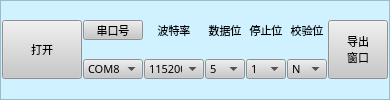
    <widget class="QFrame" name="frame_9">
     <property name="minimumSize">
      <size>
       <width>0</width>
       <height>45</height>
      </size>
     </property>
     <property name="maximumSize">
      <size>
       <width>16777215</width>
       <height>200</height>
      </size>
     </property>
     <property name="font">
      <font>
       <family>新宋体</family>
       <pointsize>8</pointsize>
      </font>
     </property>
     <property name="styleSheet">
      <string notr="true">background-color: rgb(208, 241, 255);</string>
     </property>
     <property name="frameShape">
      <enum>QFrame::StyledPanel</enum>
     </property>
     <property name="frameShadow">
      <enum>QFrame::Sunken</enum>
     </property>
     <layout class="QGridLayout" name="gridLayout_8">
      <property name="leftMargin">
       <number>1</number>
      </property>
      <property name="topMargin">
       <number>1</number>
      </property>
      <property name="rightMargin">
       <number>1</number>
      </property>
      <property name="bottomMargin">
       <number>1</number>
      </property>
      <property name="spacing">
       <number>1</number>
      </property>
      <item row="1" column="6">
       <widget class="QComboBox" name="serial_DataBits">
        <property name="sizePolicy">
         <sizepolicy hsizetype="Fixed" vsizetype="Fixed">
          <horstretch>0</horstretch>
          <verstretch>0</verstretch>
         </sizepolicy>
        </property>
        <property name="minimumSize">
         <size>
          <width>40</width>
          <height>0</height>
         </size>
        </property>
        <property name="maximumSize">
         <size>
          <width>40</width>
          <height>20</height>
         </size>
        </property>
        <property name="font">
         <font>
          <family>新宋体</family>
          <pointsize>8</pointsize>
         </font>
        </property>
        <property name="styleSheet">
         <string notr="true">background-color: rgb(200, 200, 200);</string>
        </property>
        <property name="currentIndex">
         <number>0</number>
        </property>
        <item>
         <property name="text">
          <string>5</string>
         </property>
        </item>
        <item>
         <property name="text">
          <string>6</string>
         </property>
        </item>
        <item>
         <property name="text">
          <string>7</string>
         </property>
        </item>
        <item>
         <property name="text">
          <string>8</string>
         </property>
        </item>
       </widget>
      </item>
      <item row="1" column="3">
       <widget class="QComboBox" name="serial_PortName">
        <property name="sizePolicy">
         <sizepolicy hsizetype="Fixed" vsizetype="Fixed">
          <horstretch>0</horstretch>
          <verstretch>0</verstretch>
         </sizepolicy>
        </property>
        <property name="minimumSize">
         <size>
          <width>60</width>
          <height>0</height>
         </size>
        </property>
        <property name="maximumSize">
         <size>
          <width>60</width>
          <height>20</height>
         </size>
        </property>
        <property name="font">
         <font>
          <family>新宋体</family>
          <pointsize>8</pointsize>
         </font>
        </property>
        <property name="styleSheet">
         <string notr="true">background-color: rgb(200, 200, 200);</string>
        </property>
        <property name="currentIndex">
         <number>0</number>
        </property>
        <item>
         <property name="text">
          <string>COM8</string>
         </property>
        </item>
       </widget>
      </item>
      <item row="0" column="2" rowspan="2">
       <widget class="QPushButton" name="pushButton_open">
        <property name="sizePolicy">
         <sizepolicy hsizetype="Preferred" vsizetype="Preferred">
          <horstretch>0</horstretch>
          <verstretch>0</verstretch>
         </sizepolicy>
        </property>
        <property name="minimumSize">
         <size>
          <width>40</width>
          <height>20</height>
         </size>
        </property>
        <property name="maximumSize">
         <size>
          <width>1000</width>
          <height>100</height>
         </size>
        </property>
        <property name="font">
         <font>
          <family>新宋体</family>
          <pointsize>8</pointsize>
         </font>
        </property>
        <property name="styleSheet">
         <string notr="true">background-color: rgb(200, 200, 200);</string>
        </property>
        <property name="text">
         <string>打开</string>
        </property>
       </widget>
      </item>
      <item row="0" column="6">
       <widget class="QLabel" name="label_10">
        <property name="sizePolicy">
         <sizepolicy hsizetype="Fixed" vsizetype="Preferred">
          <horstretch>0</horstretch>
          <verstretch>0</verstretch>
         </sizepolicy>
        </property>
        <property name="minimumSize">
         <size>
          <width>40</width>
          <height>0</height>
         </size>
        </property>
        <property name="maximumSize">
         <size>
          <width>50</width>
          <height>20</height>
         </size>
        </property>
        <property name="font">
         <font>
          <family>新宋体</family>
          <pointsize>8</pointsize>
         </font>
        </property>
        <property name="layoutDirection">
         <enum>Qt::LeftToRight</enum>
        </property>
        <property name="text">
         <string>数据位</string>
        </property>
        <property name="alignment">
         <set>Qt::AlignCenter</set>
        </property>
       </widget>
      </item>
      <item row="1" column="8">
       <widget class="QComboBox" name="serial_Parity">
        <property name="sizePolicy">
         <sizepolicy hsizetype="Minimum" vsizetype="Fixed">
          <horstretch>0</horstretch>
          <verstretch>0</verstretch>
         </sizepolicy>
        </property>
        <property name="minimumSize">
         <size>
          <width>40</width>
          <height>0</height>
         </size>
        </property>
        <property name="maximumSize">
         <size>
          <width>40</width>
          <height>20</height>
         </size>
        </property>
        <property name="font">
         <font>
          <family>新宋体</family>
          <pointsize>8</pointsize>
         </font>
        </property>
        <property name="styleSheet">
         <string notr="true">background-color: rgb(200, 200, 200);</string>
        </property>
        <item>
         <property name="text">
          <string>N</string>
         </property>
        </item>
        <item>
         <property name="text">
          <string>E</string>
         </property>
        </item>
        <item>
         <property name="text">
          <string>O</string>
         </property>
        </item>
       </widget>
      </item>
      <item row="0" column="3">
       <widget class="QPushButton" name="pushButton_com_num">
        <property name="sizePolicy">
         <sizepolicy hsizetype="Fixed" vsizetype="Fixed">
          <horstretch>0</horstretch>
          <verstretch>0</verstretch>
         </sizepolicy>
        </property>
        <property name="minimumSize">
         <size>
          <width>40</width>
          <height>15</height>
         </size>
        </property>
        <property name="maximumSize">
         <size>
          <width>60</width>
          <height>20</height>
         </size>
        </property>
        <property name="font">
         <font>
          <family>新宋体</family>
          <pointsize>8</pointsize>
         </font>
        </property>
        <property name="layoutDirection">
         <enum>Qt::LeftToRight</enum>
        </property>
        <property name="styleSheet">
         <string notr="true">background-color: rgb(200, 200, 200);</string>
        </property>
        <property name="text">
         <string>串口号</string>
        </property>
        <property name="checkable">
         <bool>false</bool>
        </property>
        <property name="autoRepeat">
         <bool>false</bool>
        </property>
        <property name="autoDefault">
         <bool>false</bool>
        </property>
       </widget>
      </item>
      <item row="1" column="7">
       <widget class="QComboBox" name="serial_StopBits">
        <property name="sizePolicy">
         <sizepolicy hsizetype="Fixed" vsizetype="Fixed">
          <horstretch>0</horstretch>
          <verstretch>0</verstretch>
         </sizepolicy>
        </property>
        <property name="minimumSize">
         <size>
          <width>40</width>
          <height>0</height>
         </size>
        </property>
        <property name="maximumSize">
         <size>
          <width>40</width>
          <height>20</height>
         </size>
        </property>
        <property name="font">
         <font>
          <family>新宋体</family>
          <pointsize>8</pointsize>
         </font>
        </property>
        <property name="styleSheet">
         <string notr="true">background-color: rgb(200, 200, 200);</string>
        </property>
        <item>
         <property name="text">
          <string>1</string>
         </property>
        </item>
        <item>
         <property name="text">
          <string>1.5</string>
         </property>
        </item>
        <item>
         <property name="text">
          <string>2</string>
         </property>
        </item>
       </widget>
      </item>
      <item row="0" column="5">
       <widget class="QLabel" name="label_8">
        <property name="sizePolicy">
         <sizepolicy hsizetype="Fixed" vsizetype="Preferred">
          <horstretch>0</horstretch>
          <verstretch>0</verstretch>
         </sizepolicy>
        </property>
        <property name="minimumSize">
         <size>
          <width>40</width>
          <height>0</height>
         </size>
        </property>
        <property name="maximumSize">
         <size>
          <width>60</width>
          <height>20</height>
         </size>
        </property>
        <property name="font">
         <font>
          <family>新宋体</family>
          <pointsize>8</pointsize>
         </font>
        </property>
        <property name="layoutDirection">
         <enum>Qt::LeftToRight</enum>
        </property>
        <property name="text">
         <string>波特率</string>
        </property>
        <property name="alignment">
         <set>Qt::AlignCenter</set>
        </property>
       </widget>
      </item>
      <item row="1" column="5">
       <widget class="QComboBox" name="serial_BaudRate">
        <property name="sizePolicy">
         <sizepolicy hsizetype="Fixed" vsizetype="Fixed">
          <horstretch>0</horstretch>
          <verstretch>0</verstretch>
         </sizepolicy>
        </property>
        <property name="minimumSize">
         <size>
          <width>60</width>
          <height>0</height>
         </size>
        </property>
        <property name="maximumSize">
         <size>
          <width>60</width>
          <height>20</height>
         </size>
        </property>
        <property name="font">
         <font>
          <family>新宋体</family>
          <pointsize>8</pointsize>
         </font>
        </property>
        <property name="styleSheet">
         <string notr="true">background-color: rgb(200, 200, 200);</string>
        </property>
        <property name="currentIndex">
         <number>7</number>
        </property>
        <item>
         <property name="text">
          <string>1200</string>
         </property>
        </item>
        <item>
         <property name="text">
          <string>2400</string>
         </property>
        </item>
        <item>
         <property name="text">
          <string>4800</string>
         </property>
        </item>
        <item>
         <property name="text">
          <string>9600</string>
         </property>
        </item>
        <item>
         <property name="text">
          <string>19200</string>
         </property>
        </item>
        <item>
         <property name="text">
          <string>38400</string>
         </property>
        </item>
        <item>
         <property name="text">
          <string>57600</string>
         </property>
        </item>
        <item>
         <property name="text">
          <string>115200</string>
         </property>
        </item>
       </widget>
      </item>
      <item row="0" column="7">
       <widget class="QLabel" name="label_12">
        <property name="sizePolicy">
         <sizepolicy hsizetype="Fixed" vsizetype="Preferred">
          <horstretch>0</horstretch>
          <verstretch>0</verstretch>
         </sizepolicy>
        </property>
        <property name="minimumSize">
         <size>
          <width>40</width>
          <height>0</height>
         </size>
        </property>
        <property name="maximumSize">
         <size>
          <width>50</width>
          <height>20</height>
         </size>
        </property>
        <property name="font">
         <font>
          <family>新宋体</family>
          <pointsize>8</pointsize>
         </font>
        </property>
        <property name="layoutDirection">
         <enum>Qt::LeftToRight</enum>
        </property>
        <property name="text">
         <string>停止位</string>
        </property>
        <property name="alignment">
         <set>Qt::AlignCenter</set>
        </property>
       </widget>
      </item>
      <item row="0" column="8">
       <widget class="QLabel" name="label_11">
        <property name="sizePolicy">
         <sizepolicy hsizetype="Fixed" vsizetype="Preferred">
          <horstretch>0</horstretch>
          <verstretch>0</verstretch>
         </sizepolicy>
        </property>
        <property name="minimumSize">
         <size>
          <width>40</width>
          <height>0</height>
         </size>
        </property>
        <property name="maximumSize">
         <size>
          <width>50</width>
          <height>20</height>
         </size>
        </property>
        <property name="font">
         <font>
          <family>新宋体</family>
          <pointsize>8</pointsize>
         </font>
        </property>
        <property name="layoutDirection">
         <enum>Qt::LeftToRight</enum>
        </property>
        <property name="text">
         <string>校验位</string>
        </property>
        <property name="alignment">
         <set>Qt::AlignCenter</set>
        </property>
       </widget>
      </item>
      <item row="0" column="10" rowspan="2">
       <widget class="QPushButton" name="pushButton_save">
        <property name="sizePolicy">
         <sizepolicy hsizetype="Minimum" vsizetype="Preferred">
          <horstretch>0</horstretch>
          <verstretch>0</verstretch>
         </sizepolicy>
        </property>
        <property name="minimumSize">
         <size>
          <width>40</width>
          <height>15</height>
         </size>
        </property>
        <property name="maximumSize">
         <size>
          <width>60</width>
          <height>100</height>
         </size>
        </property>
        <property name="font">
         <font>
          <family>新宋体</family>
          <pointsize>8</pointsize>
         </font>
        </property>
        <property name="layoutDirection">
         <enum>Qt::LeftToRight</enum>
        </property>
        <property name="styleSheet">
         <string notr="true">background-color: rgb(200, 200, 200);</string>
        </property>
        <property name="text">
         <string>导出
窗口</string>
        </property>
        <property name="checkable">
         <bool>false</bool>
        </property>
        <property name="autoRepeat">
         <bool>false</bool>
        </property>
        <property name="autoDefault">
         <bool>false</bool>
        </property>
       </widget>
      </item>
     </layout>
    </widget>
